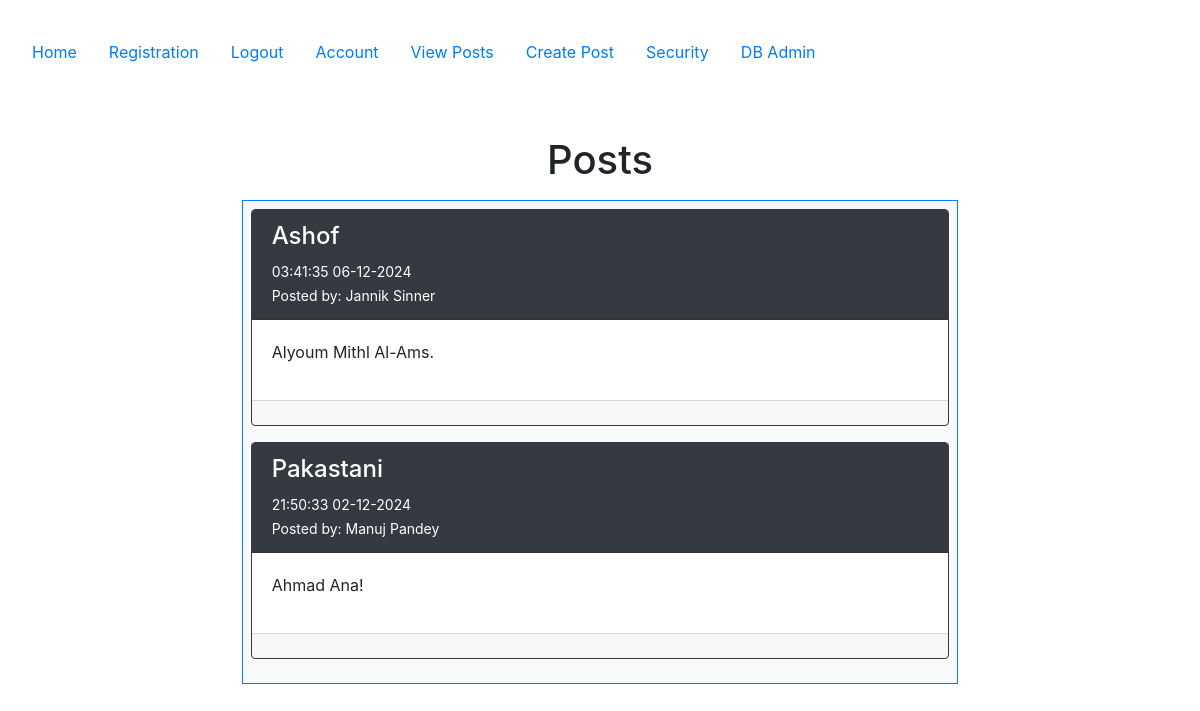
Screenshot of /posts (signed in) with the database file from the repository.
### config.py (models this page shows, shortened)
class Post(db.Model):
   __tablename__ = 'posts'
   id = db.Column(db.Integer, primary_key=True)
   userid = db.Column(db.Integer, db.ForeignKey('users.id'))
   created = db.Column(db.DateTime, nullable=False, default=datetime.utcnow)
   title_encrypted = db.Column(db.LargeBinary, nullable=False)
   body_encrypted = db.Column(db.LargeBinary, nullable=False)
   user = db.relationship("User", back_populates="posts")
   @staticmethod
   def derive_key(salt):
       return base64.urlsafe_b64encode(salt.encode('utf-8').ljust(32)[:32])
   @staticmethod
   def decrypt(data, key):
       fernet = Fernet(key)
       return fernet.decrypt(data).decode('utf-8')

class User(db.Model, UserMixin):
    __tablename__ = 'users'
    id = db.Column(db.Integer, primary_key=True)
    email = db.Column(db.String(100), nullable=False, unique=True)
    password = db.Column(db.String(128), nullable=False)
    firstname = db.Column(db.String(100), nullable=False)
    lastname = db.Column(db.String(100), nullable=False)
    phone = db.Column(db.String(100), nullable=False)
    mfa_key = db.Column(db.String(32), nullable=False, default='')  # Store MFA key
    salt = db.Column(db.String(44), nullable=False,default=lambda: base64.urlsafe_b64encode(os.urandom(32)).decode('utf-8'))
    mfa_enabled = db.Column(db.Boolean, nullable=False, default=False)  # Track if MFA is enabled
    role = db.Column(db.String(50), nullable=False, default='end_user')
    posts = db.relationship("Post", order_by=Post.id, back_populates="user")
    log = db.relationship("Log", uselist=False, back_populates="user")
    is_deleted = db.Column(db.Boolean, nullable=False, default=False)

### posts/views.py (the view)
@posts_bp.route('/posts')
@login_required
def posts():
    if current_user.role in ['db_admin', 'sec_admin']:
        abort(403)
    all_posts = Post.query.order_by(desc('id')).all()
    decrypted_posts = []
    for post in all_posts:
        try:
            encryption_key = Post.derive_key(post.user.salt)
            decrypted_post = {
                "id": post.id,
                "title": Post.decrypt(post.title_encrypted, encryption_key),
                "body": Post.decrypt(post.body_encrypted, encryption_key),
                "created": post.created,
                "user": post.user,
            }
            decrypted_posts.append(decrypted_post)
        except Exception as e:
            print(f"Decryption failed for Post ID {post.id}: {str(e)}")
            flash(f"Unable to decrypt Post ID {post.id}.", "danger")
    return render_template('posts/posts.html', posts=decrypted_posts)

### app.py (called while the page is built, shortened)
@login_manager.user_loader
def load_user(user_id):
    return User.query.get(int(user_id))

@app.before_request
def restrict_access_and_waf_function_name():
    excluded_routes = ['firewall_error', 'static']
    if request.endpoint in excluded_routes:
        return  # Skip the check for these routes
    path = request.path
    query = request.query_string.decode("utf-8")
    combined_request_data = f"{path} {query}"
    print(f"Combined Request Data: {combined_request_data}")
    for attack_type, pattern in waf_rules.items():
        if pattern.search(combined_request_data):
            print(f"Detected Attack Type: {attack_type} | Data: {combined_request_data}")
            flash(f"Attack detected: {attack_type}", "danger")
            return redirect(url_for('firewall_error', attack_type=attack_type))

### templates/posts/posts.html (shortened to what this page needs)
{% extends "base.html" %}
{% block content %}
    <div class="container">
        <h1>Posts</h1>
        <div class="p-2 row">
            <div class="col-2"></div>
            <div class="col-8">
                <div class="p-2 bg-light border border-primary" style="text-align: left">
                    {% for post in posts %}
                        <div class="card border border-dark mb-3">
                            <div class="card-header bg-dark text-white">
                                <h4>{{ post.title }}</h4>
                                <small>{{ post.created.strftime('%H:%M:%S %d-%m-%Y') }}</small>
                                <br>
                                <small>
                                    Posted by: {{ post.user.firstname }} {{ post.user.lastname }}
                                </small>
                            </div>
                            <div class="card-body">
                                <p>{{ post.body }}</p>
                            </div>
                            <div class="card-footer">
                            </div>
                        </div>
                    {% else %}
                        <div class="alert alert-warning text-center">
                            <strong>No posts available. Be the first to create one!</strong>
                        </div>
                    {% endfor %}
                </div>
            </div>
            <div class="col-2"></div>
        </div>
    </div>
{% endblock %}

### templates/base.html (shortened to what this page needs)
<!DOCTYPE html>
<html lang="en">
<head>
    <link rel="stylesheet" href="https://cdn.jsdelivr.net/npm/bootstrap@4.6.2/dist/css/bootstrap.min.css">
</head>
<body>
<section class="container-fluid p-3 my-3">
    <nav class="nav nav-pills flex-column flex-sm-row">
        <a class="nav-item nav-link" href="{{ url_for('index') }}">Home</a>
        <a class="nav-item nav-link" href="{{ url_for('accounts.registration') }}">Registration</a>
        {% if current_user.is_authenticated %}
            <a class="nav-item nav-link" href="{{ url_for('accounts.logout') }}">Logout</a>
        {% else %}
            <a class="nav-item nav-link" href="{{ url_for('accounts.login') }}">Login</a>
        {% endif %}
        <a class="nav-item nav-link" href="{{ url_for('accounts.account') }}">Account</a>
        <a class="nav-item nav-link" href="{{ url_for('posts.posts') }}">View Posts</a>
        <a class="nav-item nav-link" href="{{ url_for('posts.create') }}">Create Post</a>
        <a class="nav-item nav-link" href="{{ url_for('security.security') }}">Security</a>
        <a class="nav-item nav-link" href="{{ url_for('admin.index', _scheme='https', _external=True) }}">DB Admin</a>
    </nav>
    <div class="container-fluid p-3 my-5 text-center">
        {% block content %}{% endblock %}
    </div>
</section>
</body>
</html>

### rows the page displays
Post: created "03:41:35 06-12-2024"
User: user.firstname "Jannik", user.lastname "Sinner"
Post: created "21:50:33 02-12-2024"
User: user.firstname "Manuj", user.lastname "Pandey"

### other values shown
{{ post.title }} "Ashof" "Pakastani"
{{ post.body }} "Alyoum Mithl Al-Ams." "Ahmad Ana!"
